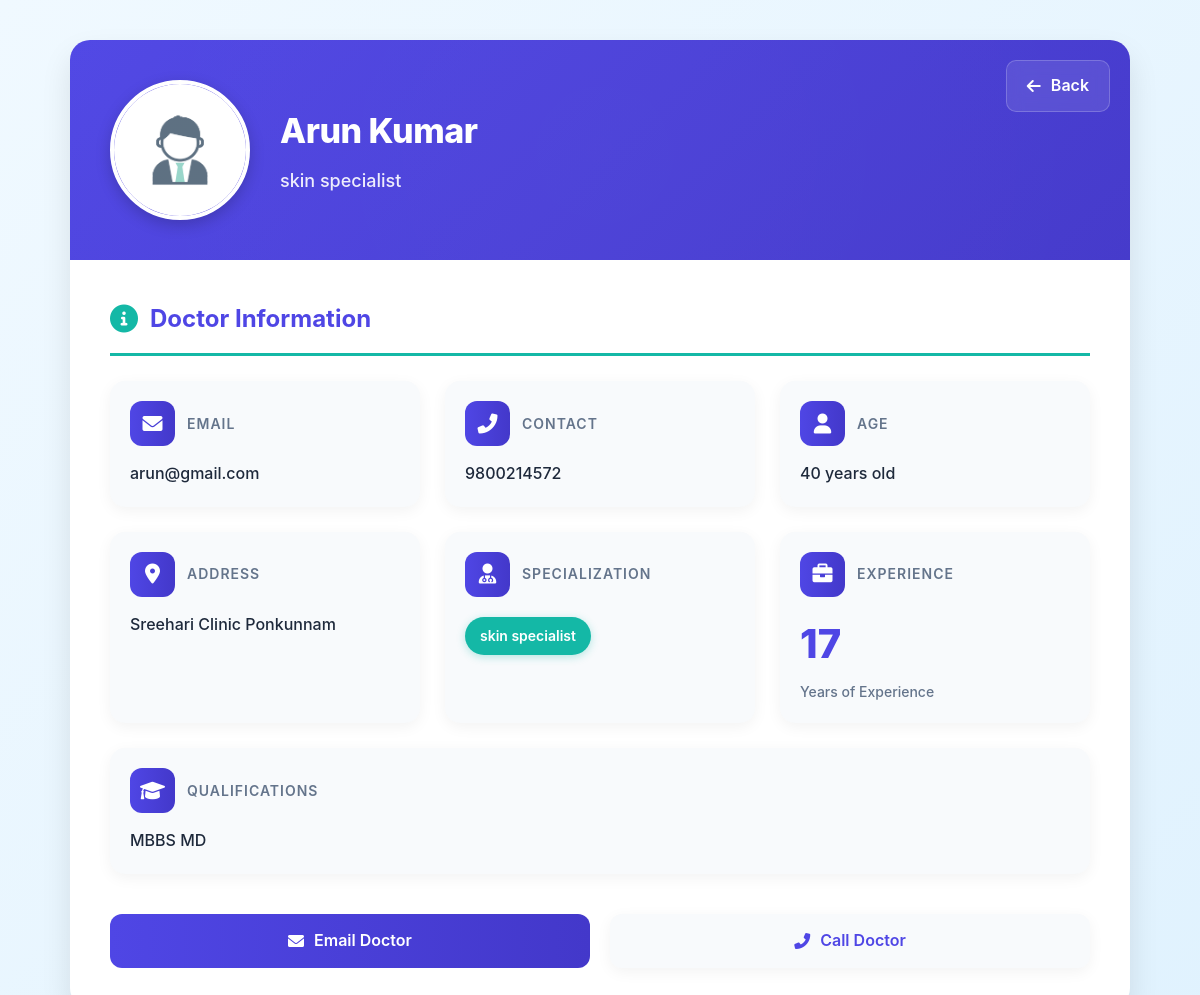
Screenshot of /admindoctprofile.php?doctor_id=14 with the database file from the repository.
### tables this page shows
CREATE TABLE `doctorreg` (
  `id` int(11) NOT NULL,
  `name` varchar(255) NOT NULL,
  `phone` varchar(20) NOT NULL,
  `email` varchar(255) NOT NULL,
  `password` varchar(255) NOT NULL,
  `created_at` timestamp NOT NULL DEFAULT current_timestamp(),
  `age` int(11) DEFAULT NULL,
  `qualifications` text DEFAULT NULL,
  `experience` int(11) DEFAULT NULL,
  `specialization` varchar(255) DEFAULT NULL,
  `profile_photo` varchar(255) DEFAULT NULL,
  `degree_certificate` varchar(255) DEFAULT NULL,
  `status` enum('pending','rejected','approved') DEFAULT 'pending',
  `address` varchar(255) DEFAULT NULL,
  `location` varchar(20) DEFAULT NULL,
  `fees` decimal(10,2) NOT NULL DEFAULT 0.00,
  `rejection_reason` text DEFAULT NULL,
  `action` enum('enabled','disabled') NOT NULL DEFAULT 'enabled'
);

### admindoctprofile.php (the view, shortened to what this page needs)
<?php
require 'db_connection.php';
if (isset($_GET['doctor_id'])) {
    $doctor_id = intval($_GET['doctor_id']);
    $query = "SELECT * FROM doctorreg WHERE id = ?";
    $stmt = $conn->prepare($query);
    $stmt->bind_param("i", $doctor_id);
    $stmt->execute();
    $result = $stmt->get_result();
    if ($result->num_rows > 0) {
        $doctor = $result->fetch_assoc();
    } else {
        echo "<p>No doctor found.</p>";
        exit;
    }
} else {
    echo "<p>Invalid request.</p>";
    exit;
}
?>
<!DOCTYPE html>
<html lang="en">
<head>
    <link rel="stylesheet" href="https://cdnjs.cloudflare.com/ajax/libs/font-awesome/6.0.0/css/all.min.css">
</head>
<body>
    <div class="container">
        <div class="card">
            <div class="profile-header">
                <a href="adminmanagedoct.php" class="back-button">
                    <i class="fas fa-arrow-left"></i> Back
                </a>
                <img src="<?php echo htmlspecialchars($doctor['profile_photo'] ?? 'default_doctor.jpg'); ?>"
                      onerror="this.onerror=null; this.src='images/profilepicdoct.jpg';"
                     class="profile-photo">
                <div class="profile-title">
                    <h2><?php echo htmlspecialchars($doctor['name']); ?></h2>
                    <p><?php echo htmlspecialchars($doctor['specialization']); ?></p>
                </div>
            </div>
            <div class="profile-body">
                <h3 class="section-title">
                    <i class="fas fa-info-circle"></i> Doctor Information
                </h3>
                <div class="doctor-info">
                    <div class="info-card">
                        <div class="info-header">
                            <div class="info-icon">
                                <i class="fas fa-envelope"></i>
                            </div>
                            <span class="info-title">Email</span>
                        </div>
                        <div class="info-content">
                            <?php echo htmlspecialchars($doctor['email']); ?>
                        </div>
                    </div>
                    <div class="info-card">
                        <div class="info-header">
                            <div class="info-icon">
                                <i class="fas fa-phone-alt"></i>
                            </div>
                            <span class="info-title">Contact</span>
                        </div>
                        <div class="info-content">
                            <?php echo htmlspecialchars($doctor['phone']); ?>
                        </div>
                    </div>
                    <div class="info-card">
                        <div class="info-header">
                            <div class="info-icon">
                                <i class="fas fa-user"></i>
                            </div>
                            <span class="info-title">Age</span>
                        </div>
                        <div class="info-content">
                            <?php echo htmlspecialchars($doctor['age']); ?> years old
                        </div>
                    </div>
                    <div class="info-card">
                        <div class="info-header">
                            <div class="info-icon">
                                <i class="fas fa-map-marker-alt"></i>
                            </div>
                            <span class="info-title">Address</span>
                        </div>
                        <div class="info-content">
                            <?php echo htmlspecialchars($doctor['address']); ?>
                        </div>
                    </div>
                    <div class="info-card">
                        <div class="info-header">
                            <div class="info-icon">
                                <i class="fas fa-user-md"></i>
                            </div>
                            <span class="info-title">Specialization</span>
                        </div>
                        <div class="info-content">
                            <span class="specialty-badge">
                                <?php echo htmlspecialchars($doctor['specialization']); ?>
                            </span>
                        </div>
                    </div>
                    <div class="info-card">
                        <div class="info-header">
                            <div class="info-icon">
                                <i class="fas fa-briefcase"></i>
                            </div>
                            <span class="info-title">Experience</span>
                        </div>
                        <div class="info-content">
                            <div class="experience-years">
                                <?php echo htmlspecialchars($doctor['experience']); ?>
                            </div>
                            <div class="years-label">Years of Experience</div>
                        </div>
                    </div>
                    <div class="info-card qualifications-card">
                        <div class="info-header">
                            <div class="info-icon">
                                <i class="fas fa-graduation-cap"></i>
                            </div>
                            <span class="info-title">Qualifications</span>
                        </div>
                        <div class="info-content">
                            <?php echo nl2br(htmlspecialchars($doctor['qualifications'])); ?>
                        </div>
                    </div>
                </div>
                <div class="contact-actions">
                    <a href="mailto:<?php echo htmlspecialchars($doctor['email']); ?>" class="contact-btn">
                        <i class="fas fa-envelope"></i> Email Doctor
                    </a>
                    <a href="tel:<?php echo htmlspecialchars($doctor['phone']); ?>" class="contact-btn secondary">
                        <i class="fas fa-phone-alt"></i> Call Doctor
                    </a>
                </div>
            </div>
        </div>
    </div>
</body>
</html>

### admindoctprofile.php (style rules this page uses)
:root { --primary-color: #4f46e5; --primary-dark: #4338ca; --secondary-color: #f8fafc; --accent-color: #14b8a6; --text-color: #1e293b; --text-light: #64748b; --border-color: #e5e7eb; --success-color: #2ecc71; --white: #ffffff; --card-shadow: 0 15px 30px rgba(0, 0, 0, 0.1); --gradient-light: rgba(255, 255, 255, 0.1); }
* { box-sizing: border-box; margin: 0; padding: 0; }
body { font-family: 'Inter', 'Segoe UI', sans-serif; background: linear-gradient(135deg, #f0f9ff, #e0f2fe); color: var(--text-color); line-height: 1.6; min-height: 100vh; }
.container { max-width: 1100px; margin: 40px auto; padding: 0 20px; animation: fadeIn 0.5s ease-in; }
.card { background: var(--white); border-radius: 20px; box-shadow: var(--card-shadow); overflow: hidden; animation: slideUp 0.6s ease-out; }
.profile-header { background: linear-gradient(135deg, var(--primary-color), var(--primary-dark)); color: var(--white); padding: 40px; position: relative; display: flex; align-items: center; gap: 30px; overflow: hidden; }
.profile-header::before { content: ''; position: absolute; top: -50%; left: -50%; width: 200%; height: 200%; background: radial-gradient(circle, var(--gradient-light), transparent); opacity: 0.3; pointer-events: none; }
.profile-photo { width: 140px; height: 140px; border-radius: 50%; object-fit: cover; border: 4px solid var(--white); box-shadow: 0 5px 15px rgba(0, 0, 0, 0.2); transition: transform 0.3s ease; }
.profile-title { flex: 1; position: relative; z-index: 1; }
.profile-title h2 { font-size: 34px; font-weight: 800; margin-bottom: 8px; letter-spacing: -0.5px; }
.profile-title p { font-size: 18px; opacity: 0.9; font-weight: 500; }
.back-button { position: absolute; top: 20px; right: 20px; background: var(--gradient-light); color: var(--white); border: 1px solid rgba(255, 255, 255, 0.2); border-radius: 10px; padding: 12px 20px; display: flex; align-items: center; gap: 10px; font-weight: 600; text-decoration: none; transition: all 0.3s ease; backdrop-filter: blur(8px); }
.profile-body { padding: 40px; }
.section-title { color: var(--primary-color); font-size: 24px; margin-bottom: 25px; padding-bottom: 15px; border-bottom: 3px solid var(--accent-color); display: flex; align-items: center; gap: 12px; font-weight: 700; }
.section-title i { color: var(--accent-color); font-size: 28px; }
.doctor-info { display: grid; grid-template-columns: repeat(auto-fit, minmax(300px, 1fr)); gap: 25px; }
.info-card { background: var(--secondary-color); border-radius: 15px; padding: 20px; transition: all 0.3s ease; box-shadow: 0 4px 15px rgba(0, 0, 0, 0.05); }
.info-header { display: flex; align-items: center; gap: 12px; margin-bottom: 15px; }
.info-icon { width: 45px; height: 45px; background: linear-gradient(90deg, var(--primary-color), var(--primary-dark)); border-radius: 12px; display: flex; align-items: center; justify-content: center; }
.info-icon i { color: var(--white); font-size: 20px; }
.info-title { color: var(--text-light); font-size: 14px; font-weight: 600; text-transform: uppercase; letter-spacing: 1px; }
.info-content { font-size: 16px; font-weight: 500; word-break: break-word; }
.specialty-badge { display: inline-block; background: var(--accent-color); color: var(--white); padding: 8px 15px; border-radius: 50px; font-size: 14px; font-weight: 600; margin-top: 5px; box-shadow: 0 2px 8px rgba(20, 184, 166, 0.3); }
.experience-years { font-size: 40px; font-weight: 800; color: var(--primary-color); margin-bottom: 5px; }
.years-label { font-size: 14px; color: var(--text-light); font-weight: 500; }
.contact-actions { display: flex; gap: 20px; margin-top: 40px; }
.contact-btn { flex: 1; display: inline-flex; align-items: center; justify-content: center; gap: 10px; background: linear-gradient(90deg, var(--primary-color), var(--primary-dark)); color: var(--white); padding: 14px 25px; border-radius: 12px; text-decoration: none; font-weight: 600; transition: all 0.3s ease; border: none; cursor: pointer; }
.contact-btn.secondary { background: var(--secondary-color); color: var(--primary-color); box-shadow: 0 4px 15px rgba(0, 0, 0, 0.05); }
.qualifications-card { grid-column: 1 / -1; }

### rows the page displays
doctorreg: name "Arun Kumar", specialization "skin specialist", email "arun@gmail.com", phone "9800214572", age "40", address "Sreehari Clinic Ponkunnam", experience "17", qualifications "MBBS MD"
